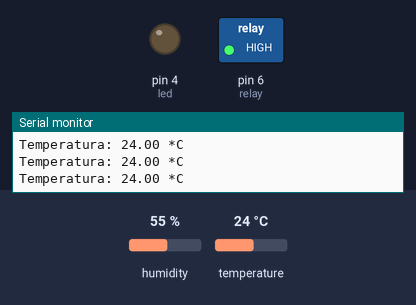
Bench run of a sketch on a simulated Arduino Uno, built with avr-gcc and run on an emulated ATmega328P. On the bench: switched loads named in the sketch (green lamp = pin HIGH), output pins drawn as LEDs (lit = HIGH), the last lines printed to the serial monitor. The inputs (shaded band) are chosen by the test bench; at power-on: temperature 24 °C, humidity 55 %.

Above: at 2.8 s.
2.9 s: temperature set to 13 °C
5.6 s: temperature set to 10 °C
At 6.5 s:
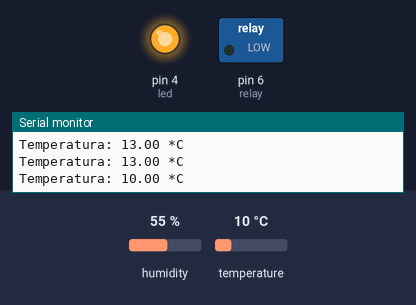
8.3 s: temperature set to 12 °C
At 11.4 s:
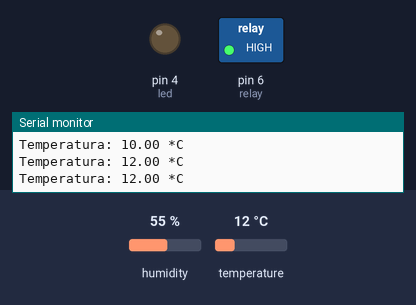
Timing chart, 0 to 12.9 s (numbered marks = the images above; inputs shaded):
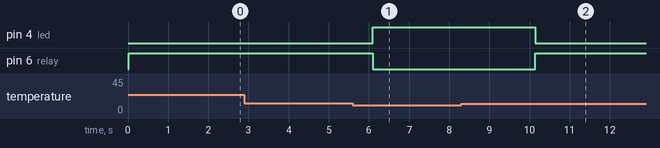

The sketch:

controlador_vaso.ino
```cpp
#include "DHT.h"

DHT dht(5, DHT11);

float temp;
int led=4;//Focos
int relay=6;

void setup() {
  // put your setup code here, to run once:
  Serial.begin(9600);       // Inicia comunicación serial
  dht.begin();              // Inicia el sensor
  pinMode(led,OUTPUT);
  pinMode(relay, OUTPUT);
}

void loop() {
  temp = dht.readTemperature();    //Se guarda la lectura de temperatura en la variable "temperatura"
  Serial.print("Temperatura: ");          //Se imprime la palabra " Temperatura: "
  Serial.print(temp);              //Se imprime el valor obtenido por el sensor
  Serial.println(" *C ");                 //en grados Celsius
  if(temp >=12){
    digitalWrite(relay, HIGH);
    digitalWrite(led,LOW);
  }
  else{
    digitalWrite(relay, LOW);
    digitalWrite(led,HIGH);
  }

  delay(1000);
}
```

Measured:
- the behaviour switches between 12 and 11 °C on temperature (found by bisection; images 0 and 1)
- after the input at 5.6 s, pin 4 (led): LOW → HIGH after 0.50 s; pin 6 (relay): HIGH → LOW after 0.50 s
- after the input at 8.3 s, pin 4 (led): HIGH → LOW after 1.8 s; pin 6 (relay): LOW → HIGH after 1.8 s
